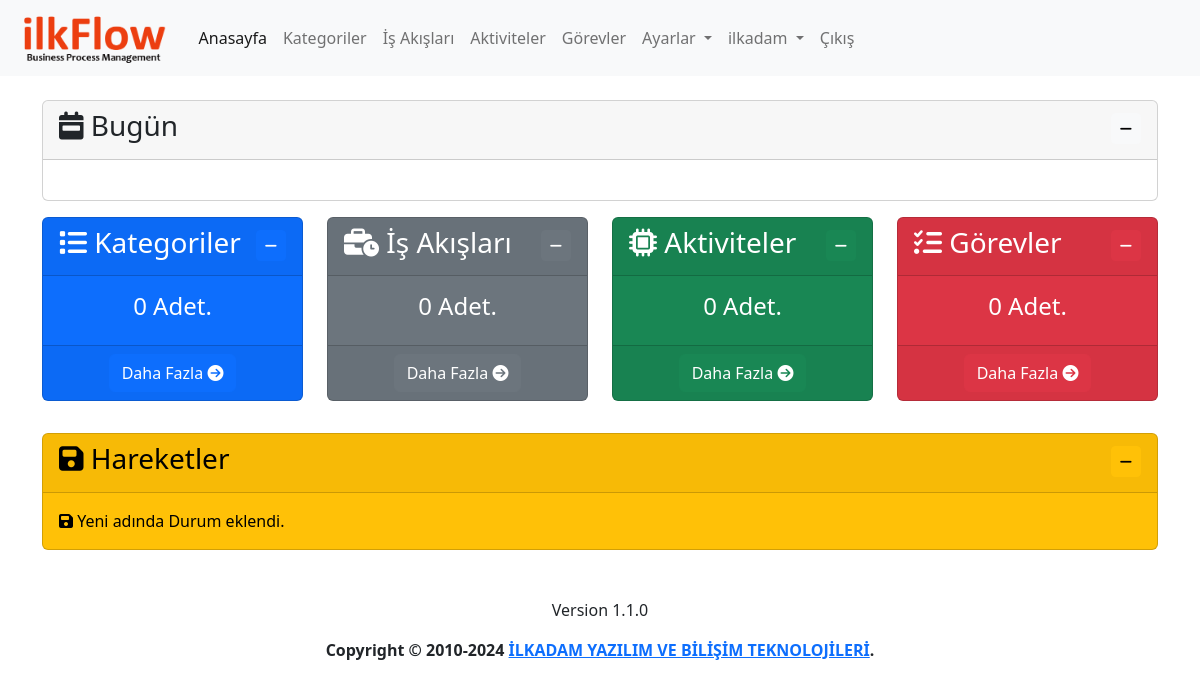
Before: / (signed in) with the older database file.
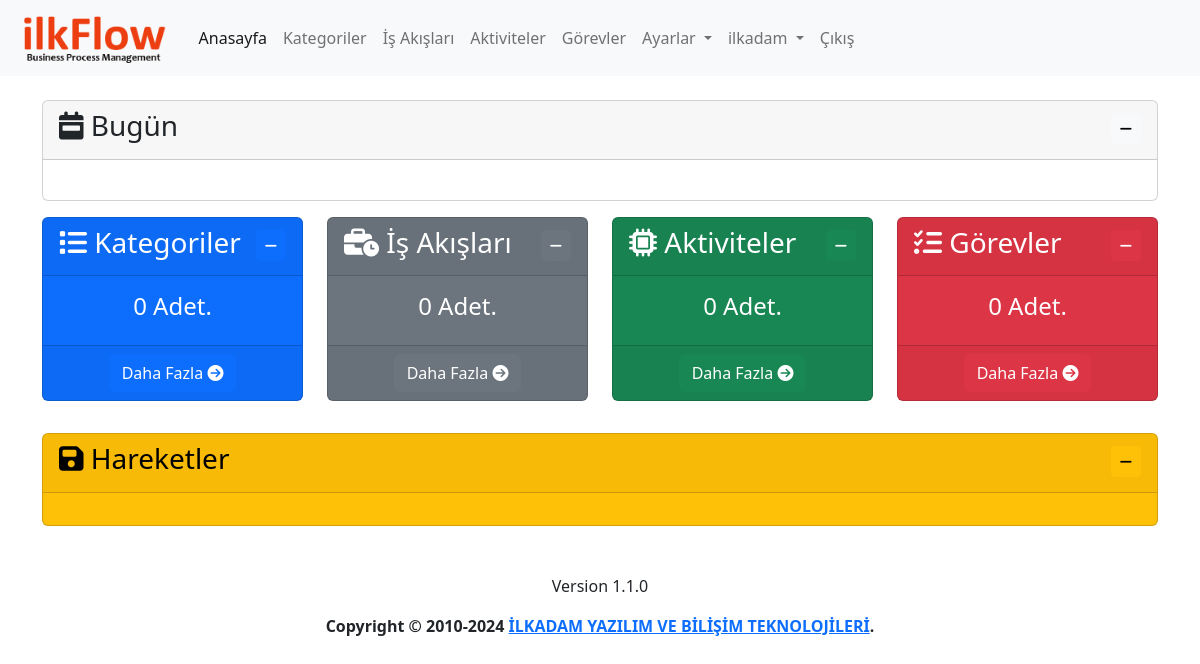
After: the same page with the newer database file.
### log/models.py (models this page shows, shortened)
class Log(models.Model):
    logger_name = models.CharField(max_length=100,verbose_name='Loglayıcı Adı')
    level = models.PositiveSmallIntegerField(choices=LOG_LEVELS, default=logging.ERROR, db_index=True,verbose_name='Seviye')
    msg = models.TextField(verbose_name='Mesaj')
    trace = models.TextField(blank=True, null=True,verbose_name='Yığın')
    create_datetime = models.DateTimeField(auto_now_add=True, verbose_name='Oluşturulma Zamanı')
    user=models.ForeignKey(User,on_delete=models.CASCADE,verbose_name='Kullanıcı', blank=True, null=True)
    class Meta:
        ordering = ('-create_datetime',)
        verbose_name = 'Log'
        verbose_name_plural ='Loglar'

### app/views.py (the view)
# urls.py: path('', views.index, name='index'),
@login_required(login_url='/user/login/')
def index(request):
    category_count=Category.objects.count()
    process_count=Process.objects.count()
    activity_count=Activity.objects.count()
    task_count=Task.objects.count()
    user_activities=Log.objects.all().filter(user=request.user)[:10]
    context={
        'category_count':category_count,
        'process_count':process_count,
        'activity_count':activity_count,
        'task_count':task_count,
        'user_activities':user_activities
    }
    return render(request, 'app/index.html', context)

### templates/app/index.html (shortened to what the changed rows need)
{% extends 'layout.html' %}
{% load humanize %}
{% block content %}
<div class="row mt-3">
    <div class="col-md-12">
        <div class="card text-bg-warning">
            <div class="collapse show" id="collapseHareketler">
                <div class="card-body">
                    {% for user_activity in user_activities %}
                    <p class="card-text"><i class="fa-solid fa-floppy-disk"></i> {{ user_activity.msg }}</p>
                    {% endfor %}
                </div>
            </div>
        </div>
    </div>
</div>
{% endblock %}

Changed rows visible on the page:
removed Log: msg "Yeni adında Durum eklendi."
